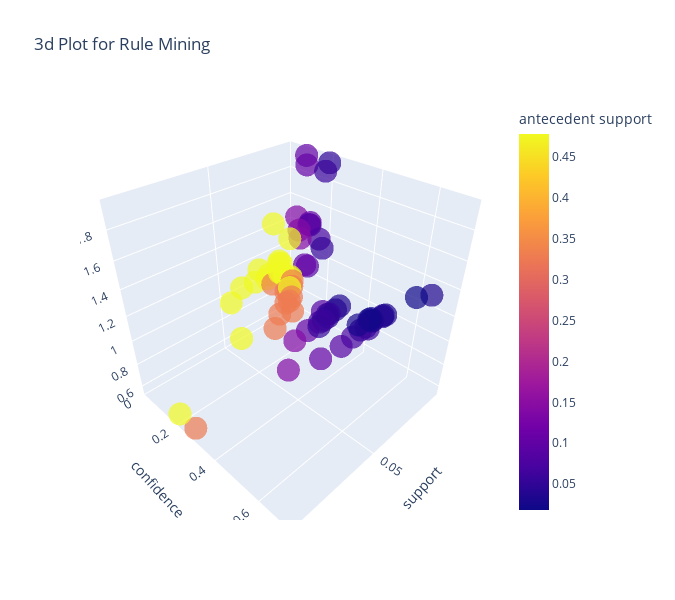

The notebook cell this image was saved under:
### Code cell
plot_model(rules, scale=0.75, plot='3d')
